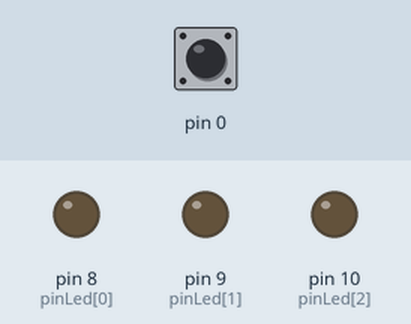
Recording of a sketch running on a simulated Arduino Uno, built with avr-gcc and run on an emulated ATmega328P. Shown: output pins drawn as LEDs (lit = HIGH). The inputs (shaded band) are chosen by the test bench; at power-on: pin 0 HIGH.

Above: at 4.2 s.
4.3 s: pin 0 pulled LOW for 3 s
At 6.7 s:
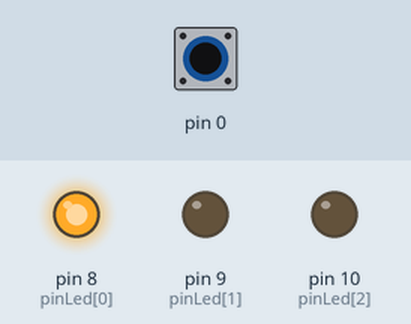
At 7.5 s:
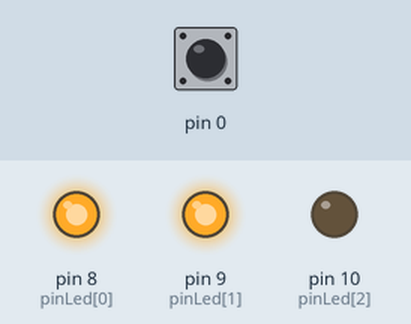
Timing chart, 0 to 12.5 s (numbered marks = the images above; inputs shaded):
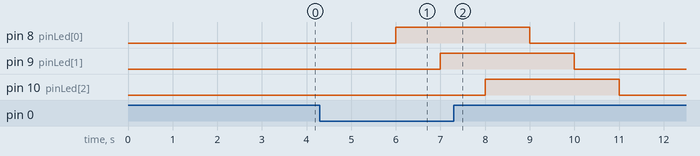

The sketch:

TrafficLight.ino
```cpp
//Traffic Light

//Jumlah LED 3
const int Led = 3;
const int pinLed[Led] = {8, 9, 10};//3 variabel LED dijadikan 1 variabel
int Delay = 1000;//1 detik
const int pushButton = A0;//pasang ldr di pin 13
int Pencetan;

void setup() {
  // put your setup code here, to run once:
  pinMode(pushButton, INPUT);
  digitalWrite(Pencetan, HIGH);
    for(int i = 0; i < 3; i++)
    {
        pinMode(pinLed[i], OUTPUT);
        delay(Delay);
    }
}

void loop()
{

  if(digitalRead(Pencetan) == LOW)
  {
      for(int j = 0; j < 3; j++)
        {
          digitalWrite(pinLed[j], HIGH);
          delay(Delay);
        }
  } else {
      for(int k = 0; k < 3; k++)
        {
          digitalWrite(pinLed[k], LOW);
          delay(Delay);
        }
     }
}
```

Measured:
- after the input at 4.3 s, pin 8 (pinLed[0]): LOW → HIGH after 1.7 s, → LOW 3.0 s later; pin 9 (pinLed[1]): LOW → HIGH after 2.7 s, → LOW 3.0 s later; pin 10 (pinLed[2]): LOW → HIGH after 3.7 s, → LOW 3.0 s later
